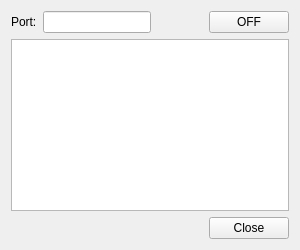
<?xml version="1.0" encoding="UTF-8"?>
<ui version="4.0">
 <class>EtherWindow</class>
 <widget class="QWidget" name="EtherWindow">
  <property name="geometry">
   <rect>
    <x>0</x>
    <y>0</y>
    <width>300</width>
    <height>250</height>
   </rect>
  </property>
  <property name="minimumSize">
   <size>
    <width>300</width>
    <height>250</height>
   </size>
  </property>
  <property name="windowTitle">
   <string>Communication Hub</string>
  </property>
  <layout class="QVBoxLayout" name="verticalLayout_2" stretch="0,1,0">
   <item>
    <layout class="QHBoxLayout" name="horizontalLayout_2" stretch="0,0,1,0">
     <item>
      <widget class="QLabel" name="label">
       <property name="text">
        <string>Port:</string>
       </property>
      </widget>
     </item>
     <item>
      <widget class="QLineEdit" name="port">
       <property name="inputMask">
        <string notr="true"/>
       </property>
       <property name="maxLength">
        <number>5</number>
       </property>
      </widget>
     </item>
     <item>
      <spacer name="horizontalSpacer_2">
       <property name="orientation">
        <enum>Qt::Horizontal</enum>
       </property>
       <property name="sizeHint" stdset="0">
        <size>
         <width>40</width>
         <height>20</height>
        </size>
       </property>
      </spacer>
     </item>
     <item>
      <widget class="QPushButton" name="button_toggle">
       <property name="text">
        <string>OFF</string>
       </property>
      </widget>
     </item>
    </layout>
   </item>
   <item>
    <layout class="QVBoxLayout" name="verticalLayout">
     <item>
      <widget class="QTreeView" name="peer_view"/>
     </item>
    </layout>
   </item>
   <item>
    <layout class="QHBoxLayout" name="horizontalLayout">
     <item>
      <spacer name="horizontalSpacer">
       <property name="orientation">
        <enum>Qt::Horizontal</enum>
       </property>
       <property name="sizeHint" stdset="0">
        <size>
         <width>40</width>
         <height>20</height>
        </size>
       </property>
      </spacer>
     </item>
     <item>
      <widget class="QPushButton" name="button_close">
       <property name="text">
        <string>Close</string>
       </property>
      </widget>
     </item>
    </layout>
   </item>
  </layout>
 </widget>
 <resources/>
 <connections/>
</ui>
